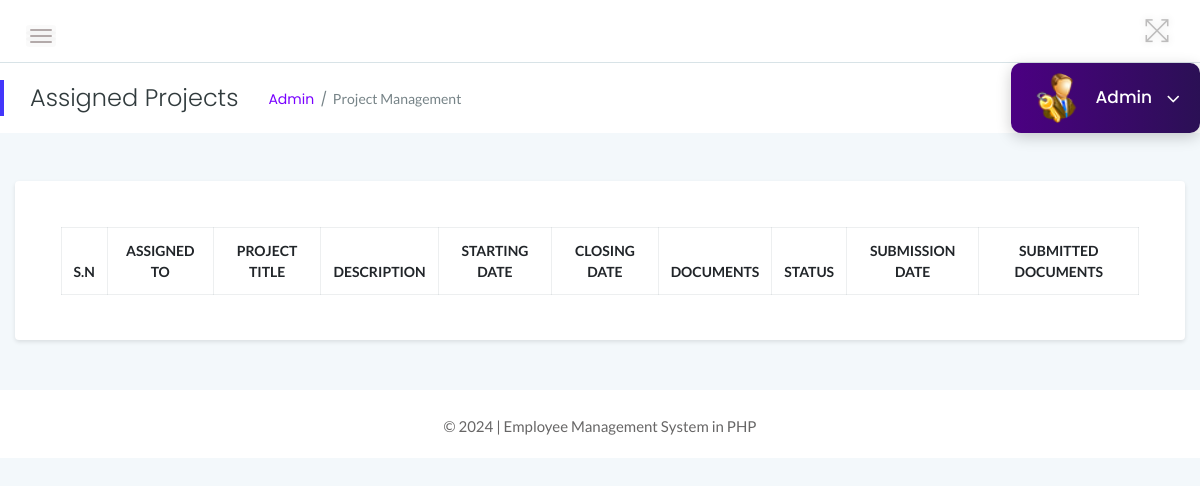
The app's page /admin/project.php (signed in), older data.
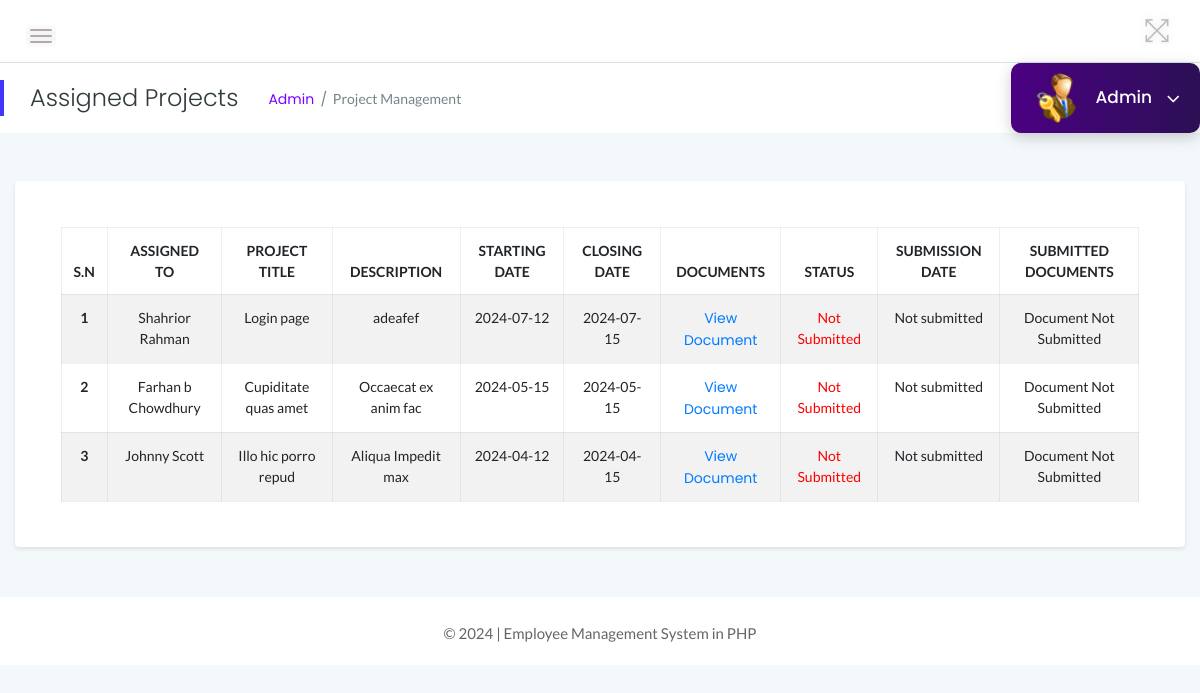
The same page, newer data.
### tables this page shows
CREATE TABLE `project` (
  `id` int(11) NOT NULL,
  `title` varchar(255) NOT NULL,
  `description` text NOT NULL,
  `starting_date` date NOT NULL,
  `closing_date` date NOT NULL,
  `submission_date` date DEFAULT NULL,
  `documents` varchar(255) NOT NULL,
  `submitted_documents` varchar(255) DEFAULT NULL,
  `empId` int(11) NOT NULL,
  `status` int(11) NOT NULL
);

CREATE TABLE `employees` (
  `id` int(11) NOT NULL,
  `EmpId` varchar(100) NOT NULL,
  `FirstName` varchar(150) NOT NULL,
  `LastName` varchar(150) NOT NULL,
  `Email` varchar(200) NOT NULL,
  `Password` varchar(180) NOT NULL,
  `Gender` varchar(100) NOT NULL,
  `Dob` varchar(100) NOT NULL,
  `Department` varchar(255) NOT NULL,
  `Address` varchar(255) NOT NULL,
  `City` varchar(200) NOT NULL,
  `Phone` char(11) NOT NULL,
  `Status` int(1) NOT NULL,
  `RegDate` timestamp NOT NULL DEFAULT current_timestamp()
);

### admin/project.php (the view, shortened to what the changed rows need)
<?php
include('../includes/db_connection.php');
?>
<!DOCTYPE html>
<html lang="en">
<head>
    <link rel="stylesheet" href="../assets/css/bootstrap.min.css">
    <link rel="stylesheet" href="../assets/css/font-awesome.min.css">
    <link rel="stylesheet" href="../assets/css/themify-icons.css">
    <link rel="stylesheet" href="../assets/css/metisMenu.css">
    <link rel="stylesheet" href="../assets/css/owl.carousel.min.css">
    <link rel="stylesheet" href="../assets/css/slicknav.min.css">
    <link rel="stylesheet" href="https://www.amcharts.com/lib/3/plugins/export/export.css" type="text/css" media="all" />
    <link rel="stylesheet" type="text/css" href="https://cdn.datatables.net/1.10.19/css/jquery.dataTables.css">
    <link rel="stylesheet" type="text/css" href="https://cdn.datatables.net/1.10.18/css/dataTables.bootstrap4.min.css">
    <link rel="stylesheet" type="text/css" href="https://cdn.datatables.net/responsive/2.2.3/css/responsive.bootstrap.min.css">
    <link rel="stylesheet" href="../assets/css/typography.css">
    <link rel="stylesheet" href="../assets/css/default-css.css">
    <link rel="stylesheet" href="../assets/css/styles.css">
    <link rel="stylesheet" href="../assets/css/responsive.css">
</head>
<body>
    <div class="page-container">
        <div class="main-content">
            <div class="main-content-inner">
                <div class="row">
                    <div class="col-12 mt-5">
                        <div class="card">
                            <div class="card-body">
                                <div class="single-table">
                                    <div class="table-responsive">
                                        <table class="table table-hover table-striped table-bordered progress-table text-center">
                                            <thead class="text-uppercase">
                                                <tr>
                                                    <th>S.N</th>
                                                    <th>Assigned To</th>
                                                    <th>Project Title</th>
                                                    <th>Description</th>
                                                    <th>Starting Date</th>
                                                    <th>Closing Date</th>
                                                    <th>Documents</th>
                                                    <th>Status</th>
                                                    <th>Submission Date</th>
                                                    <th>Submitted Documents</th>
                                                </tr>
                                            </thead>
                                            <tbody>
                                                <?php
                                                $sql = "SELECT project.id, project.title, project.description, project.starting_date, project.closing_date, project.documents,
                                                        project.status, project.submission_date, project.submitted_documents, employees.FirstName, employees.LastName
                                                        FROM project
                                                        JOIN employees ON project.empId = employees.id
                                                        ORDER BY project.id DESC";
                                                $query = $dbh->prepare($sql);
                                                $query->execute();
                                                $results = $query->fetchAll(PDO::FETCH_OBJ);
                                                $cnt = 1;
                                                if ($query->rowCount() > 0) {
                                                    foreach ($results as $result) {
                                                ?>
                                                        <tr>
                                                            <td><b><?php echo htmlentities($cnt); ?></b></td>
                                                            <td><?php echo htmlentities($result->FirstName . " " . $result->LastName); ?></td>
                                                            <td><?php echo htmlentities($result->title); ?></td>
                                                            <td><?php echo htmlentities($result->description); ?></td>
                                                            <td><?php echo htmlentities($result->starting_date); ?></td>
                                                            <td><?php echo htmlentities($result->closing_date); ?></td>
                                                            <td>
    <?php
    if ($result->documents !== null) {
        $document_path = '/EMS-PHP/' . $result->documents;
        echo '<a href="' . $document_path . '" target="_blank">View Document</a>';
    } else {
        echo 'Document Not Available';
    }
    ?>
</td>
                                                            <td class="<?php echo ($result->status == 0) ? 'status-not-submitted' : 'status-submitted'; ?>">
                                                                <?php echo ($result->status == 0) ? 'Not Submitted' : 'Submitted'; ?>
                                                            </td>
                                                            <td>
                                                                <?php echo $result->submission_date !== null ? htmlentities($result->submission_date) : 'Not submitted'; ?>
                                                            </td>
                                                            <td>
                                                                <?php
                                                                if ($result->status == 1 && $result->submitted_documents !== null) {
                                                                    $submitted_document_path = '../' . $result->submitted_documents;
                                                                    echo '<a href="' . $submitted_document_path . '" target="_blank">View Submitted Document</a>';
                                                                } else {
                                                                    echo 'Document Not Submitted';
                                                                }
                                                                ?>
                                                            </td>
                                                        </tr>
                                                <?php
                                                        $cnt++;
                                                    }
                                                }
                                                ?>
                                            </tbody>
                                        </table>
                                    </div>
                                </div>
                            </div>
                        </div>
                    </div>
                </div>
            </div>
        </div>
    </div>
</body>
</html>

Row changes from the older to the newer data that the page shows:
added project: employees.FirstName+LastName "Shahrior Rahman", title "Login page", description "adeafef", starting_date "2024-07-12", closing_date "2024-07-15", status "Not Submitted", shows "Not submitted"
added project: employees.FirstName+LastName "Farhan b Chowdhury", title "Cupiditate quas amet", description "Occaecat ex anim fac", starting_date "2024-05-15", closing_date "2024-05-15", status "Not Submitted", shows "Not submitted"
added project: employees.FirstName+LastName "Johnny Scott", title "Illo hic porro repud", description "Aliqua Impedit max", starting_date "2024-04-12", closing_date "2024-04-15", status "Not Submitted", shows "Not submitted"
